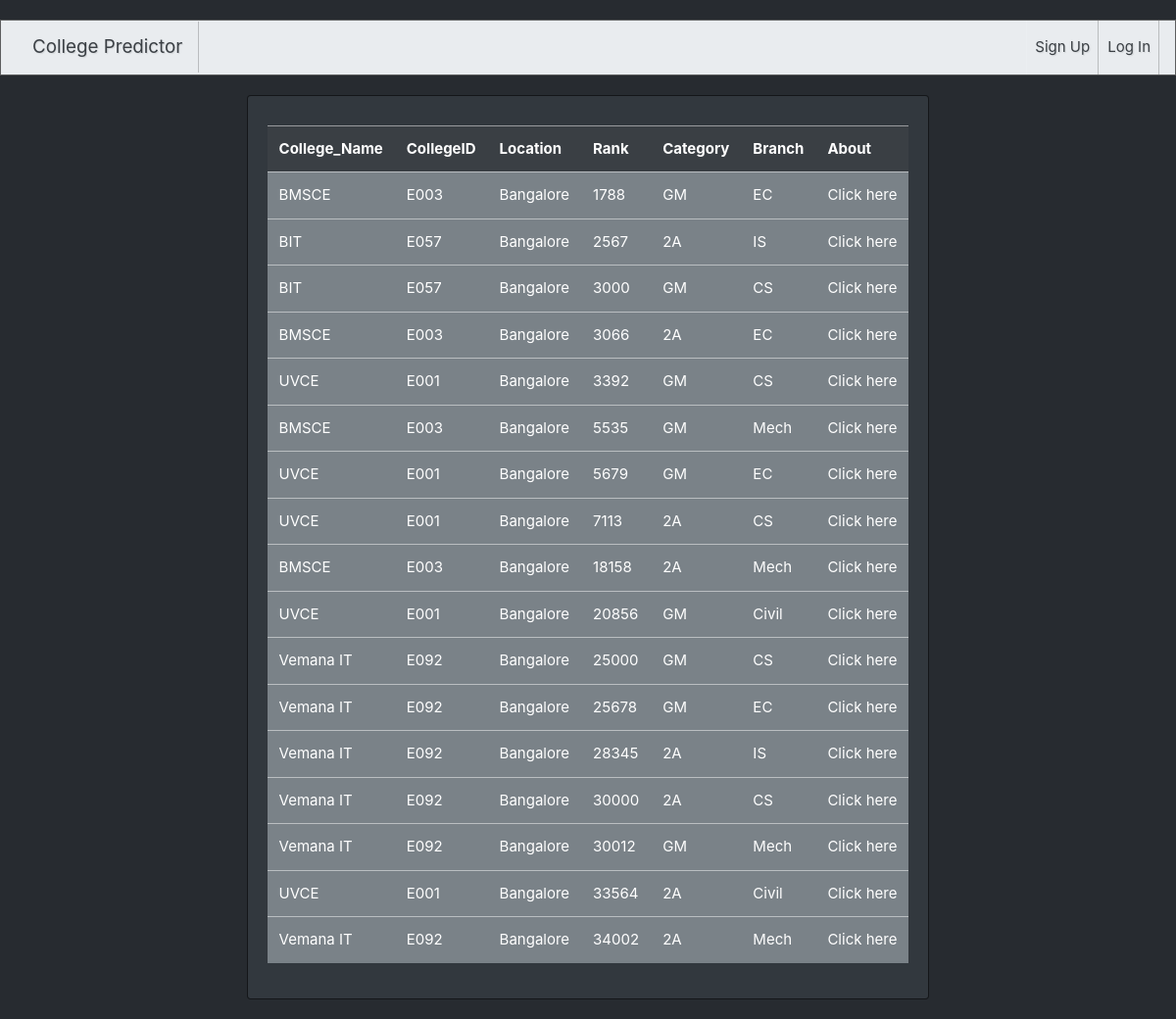
The app's page /all_college/, older data.
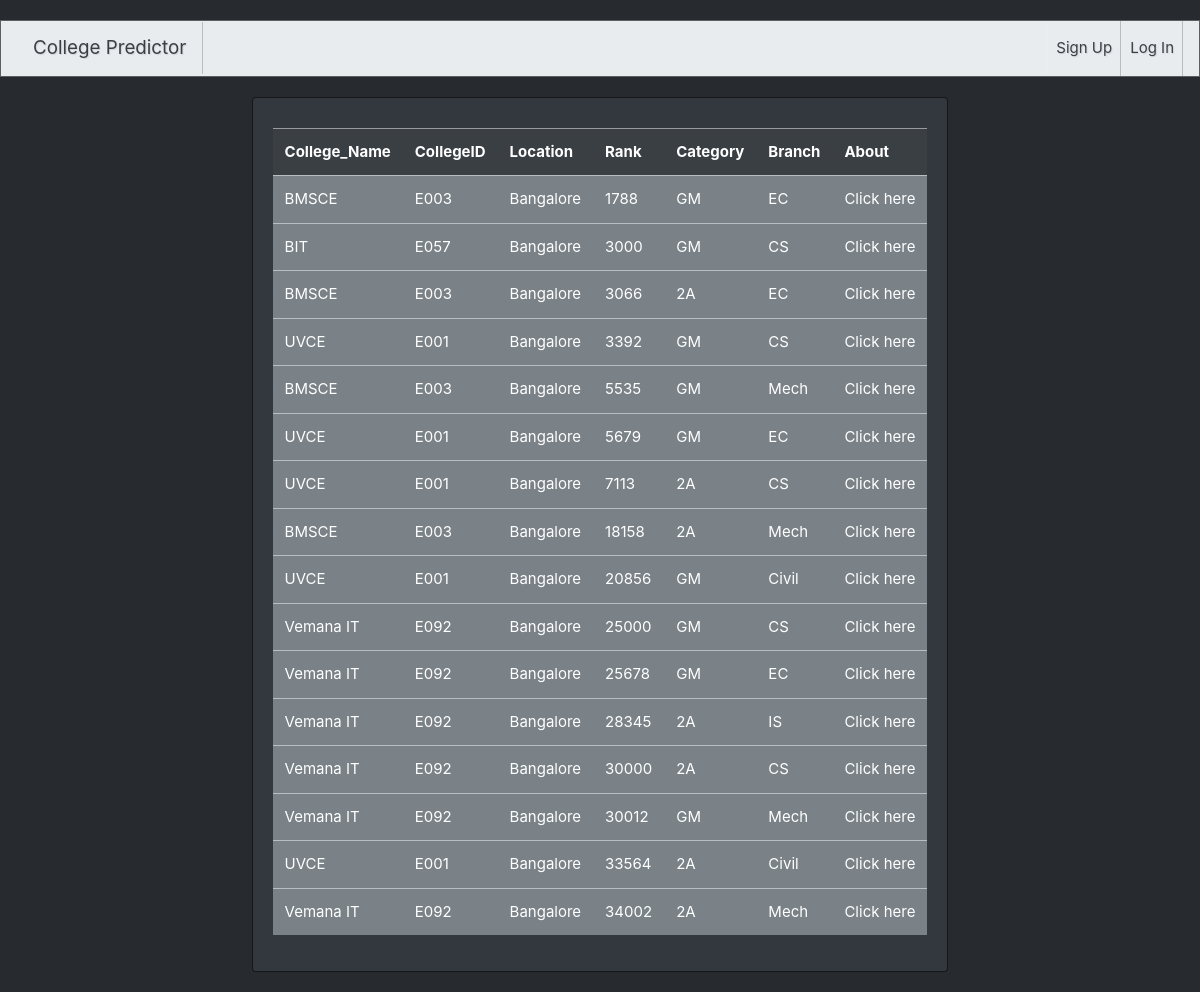
The same page, newer data.
### College_Predictor/models.py (models this page shows, shortened)
class College(models.Model):
    college_Name=models.CharField(max_length=100)
    college_ID=models.CharField(max_length=10)
    location=models.CharField(max_length=100)
    rank=models.BigIntegerField()
    category=models.CharField(max_length=20)
    branch=models.CharField(max_length=100)
    about=models.CharField(max_length=100)

### College_Predictor/views.py (the view)
# urls.py: path('all_college/',all_college),
def all_college(request):
    all_clg=College.objects.all().order_by("rank")
    return render(request,"all_college.html",{"all_clg":all_clg})

### College_Predictor/templates/all_college.html (shortened to what this page needs)
{% extends 'bootswatch.html' %}
{% block body %}
<table class="table table-hover">
    <tr class="table-primary">
        <th>College_Name</th>
        <th>CollegeID</th>
        <th>Location</th>
        <th>Rank</th>
        <th>Category</th>
        <th>Branch</th>
        <th>About</th>
    </tr>
    {% for clg in all_clg %}
    <tr class="table-secondary">
        <td>{{clg.college_Name}}</td>
        <td>{{clg.college_ID}}</td>
        <td>{{clg.location}}</td>
        <td>{{clg.rank}}</td>
        <td>{{clg.category}}</td>
        <td>{{clg.branch}}</td>
        <td><a href="{{clg.about}}">Click here</a></td>
    </tr>
    {% endfor %}
</table>
{% endblock %}

### College_Predictor/templates/bootswatch.html (shortened to what this page needs)
<!DOCTYPE html>
<html>
<head>
    <link rel="stylesheet" href="https://bootswatch.com/4/slate/bootstrap.min.css">
</head>
<body>
    <div class="container" style="min-height: 650px; display: flex;flex-direction: column;justify-content:left ;align-items: center;width: 100%;padding: 20px;">
        <nav class="navbar navbar-expand-lg navbar-light bg-light" style="width: 1200px;margin-bottom: 20px;">
                <div>
                    <a class="navbar-brand" href="/home/">College Predictor</a>
                </div>
            <div class="collapse navbar-collapse" id="navbarNavAltMarkup">
              <div class="navbar-nav ml-auto">
                {% if not user.is_authenticated %}
                <a class="nav-item nav-link active" href="/signup/">Sign Up</a>
                <a class="nav-item nav-link active" href="/login/">Log In</a>
                {% endif %}
              </div>
            </div>
          </nav>
        <div class="card" style="padding-top:10px; display: flex;justify-content: center;align-items: center;">
            <div class="card-body">
            {% block body %}
            {% endblock %}
        </div>
        </div>
    </div>
</body>
</html>

Row changes from the older to the newer data that the page shows:
removed College: college_Name "BIT", college_ID "E057", location "Bangalore", rank "2567", category "2A", branch "IS"
